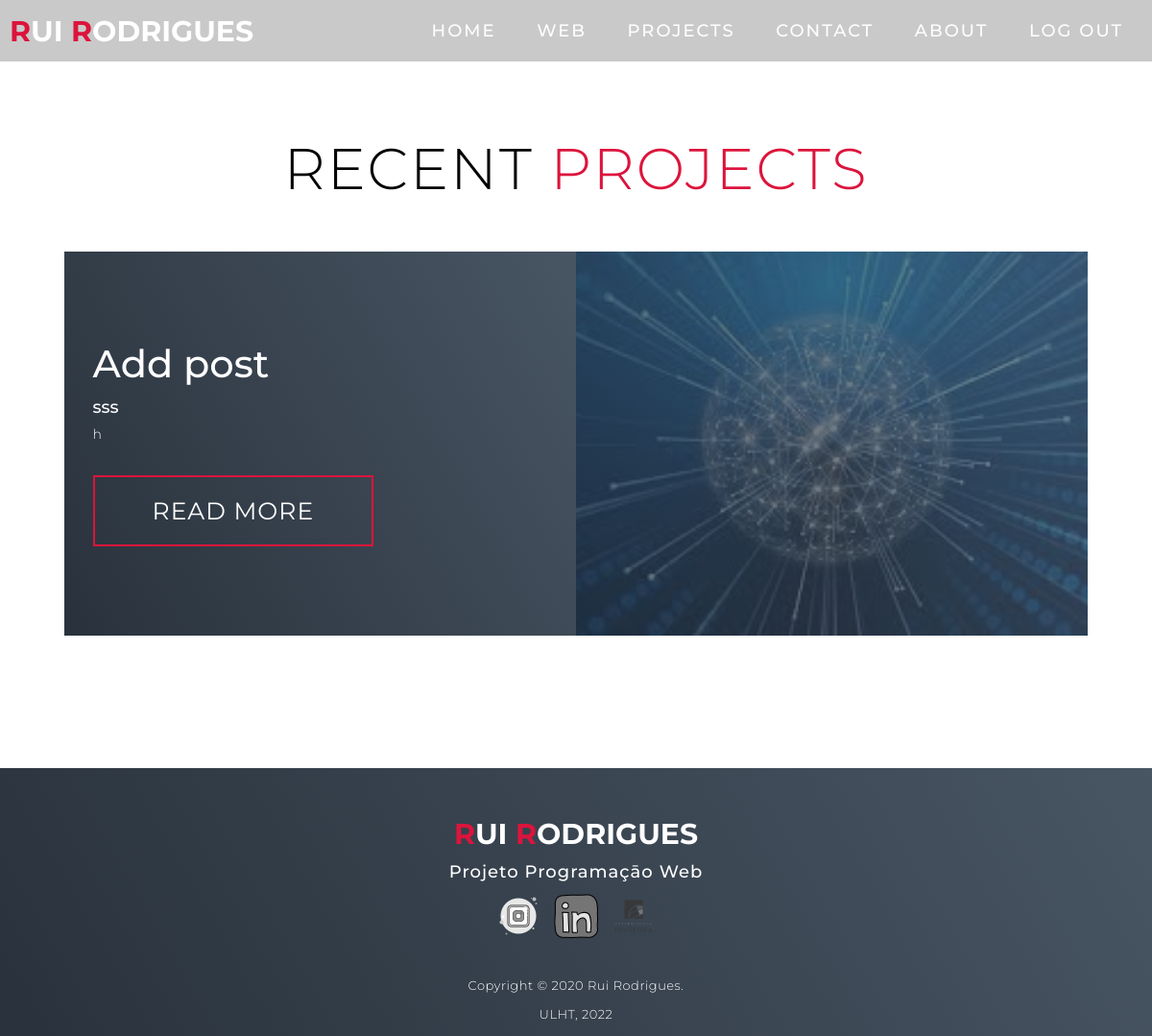
/projects (signed in), run on the app's committed database.
### portfolio/models.py (models this page shows)
class Projetos(models.Model):
    titulo = models.CharField(max_length=202)
    subtitulo = models.CharField(max_length=204)
    texto = models.TextField(max_length=20000)
    image = models.ImageField(upload_to='image', null=True)
    url = models.CharField(max_length=250)

### portfolio/views.py (the view)
# urls.py: path('projects', views.projects_page_view, name='projects'),
def projects_page_view(request):
    context = {'projects': Projetos.objects.all()}
    return render(request, 'portfolio/projects.html', context)

### portfolio/templates/portfolio/projects.html
{% extends 'portfolio/layout.html' %}
{% load static %}
{% block content %}
    <section id="projects">
        <div class="projects container">
            <div class="projects-header">
                <h1 class="section-title">Recent <span>Projects</span></h1>
            </div>
            <div class="all-projects">
                {% for projeto in projects %}
                    <div class="project-item">
                        <div class="project-info">
                            <h1>{{ projeto.titulo }} </h1>
                            <h2>{{ projeto.subtitulo }} </h2>
                            <p>{{ projeto.texto }}</p>
                            <a href="{{ projeto.url }}" class="cta">read more</a>
                        </div>
                        <div class="project-img">
                            <img src="{{ projeto.image.url }}" alt="projeto">
                        </div>
                    </div>
                {% endfor %}
            </div>
        </div>
    </section>
{% endblock %}

### portfolio/static/portfolio/css/estilos.css (style rules this page uses)
* { padding: 0; margin: 0; box-sizing: border-box; }
html { font-size: 10px; font-family: 'Montserrat', sans-serif; scroll-behavior: smooth; }
a { text-decoration: none; }
.container { min-height: 100vh; width: 100%; display: flex; align-items: center; justify-content: center; }
img { height: 100%; width: 100%; object-fit: cover; }
p { color: black; font-size: 1.4rem; margin-top: 5px; line-height: 2.5rem; font-weight: 300; letter-spacing: 0.05rem; }
.section-title { font-size: 4rem; font-weight: 300; color: black; margin-bottom: 10px; text-transform: uppercase; letter-spacing: 0.2rem; text-align: center; }
.section-title span { color: crimson; }
.cta { display: inline-block; padding: 10px 30px; color: white; background-color: transparent; border: 2px solid crimson; font-size: 2rem; text-transform: uppercase; letter-spacing: 0.1rem; margin-top: 30px; transition: 0.3s ease; transition-property: background-color, color; }
#projects .projects { flex-direction: column; max-width: 1200px; margin: 0 auto; padding: 100px 0; }
#projects .projects-header h1 { margin-bottom: 50px; }
#projects .all-projects { display: flex; align-items: center; justify-content: center; flex-direction: column; }
#projects .project-item { display: flex; align-items: center; justify-content: center; flex-direction: column; width: 80%; margin: 20px auto; overflow: hidden; border-radius: 10px; }
#projects .project-info { padding: 30px; flex-basis: 50%; height: 100%; display: flex; align-items: flex-start; justify-content: center; flex-direction: column; background-image: linear-gradient(60deg, #29323c 0%, #485563 100%); color: white; }
#projects .project-info h1 { font-size: 4rem; font-weight: 500; }
#projects .project-info h2 { font-size: 1.8rem; font-weight: 500; margin-top: 10px; }
#projects .project-info p { color: white; }
#projects .project-img { flex-basis: 50%; height: 300px; overflow: hidden; position: relative; }
#projects .project-img:after { content: ''; position: absolute; left: 0; top: 0; height: 100%; width: 100%; background-image: linear-gradient(60deg, #29323c 0%, #485563 100%); opacity: 0.7; }
#projects .project-img img { transition: 0.3s ease transform; }
@media only screen and (min-width: 768px) { .cta { font-size: 2.5rem; padding: 20px 60px; } }
@media only screen and (min-width: 768px) { h1.section-title { font-size: 6rem; } }
@media only screen and (min-width: 768px) { #projects .project-item { flex-direction: row; } }
@media only screen and (min-width: 768px) { #projects .project-item { height: 400px; margin: 0; width: 100%; border-radius: 0; } }
@media only screen and (min-width: 768px) { #projects .all-projects .project-info { height: 100%; } }
@media only screen and (min-width: 768px) { #projects .all-projects .project-img { height: 100%; } }

### data on the page
Projetos: titulo "Add post", subtitulo "sss", texto "h", image (picture)
